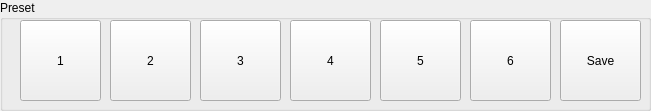
   <widget class="QGroupBox" name="groupBox_5">
    <property name="geometry">
     <rect>
      <x>10</x>
      <y>690</y>
      <width>651</width>
      <height>111</height>
     </rect>
    </property>
    <property name="title">
     <string>Preset</string>
    </property>
    <widget class="QPushButton" name="Button_preset_1">
     <property name="geometry">
      <rect>
       <x>20</x>
       <y>20</y>
       <width>81</width>
       <height>81</height>
      </rect>
     </property>
     <property name="text">
      <string>1</string>
     </property>
    </widget>
    <widget class="QPushButton" name="Button_preset_2">
     <property name="geometry">
      <rect>
       <x>110</x>
       <y>20</y>
       <width>81</width>
       <height>81</height>
      </rect>
     </property>
     <property name="text">
      <string>2</string>
     </property>
    </widget>
    <widget class="QPushButton" name="Button_preset_3">
     <property name="geometry">
      <rect>
       <x>200</x>
       <y>20</y>
       <width>81</width>
       <height>81</height>
      </rect>
     </property>
     <property name="text">
      <string>3</string>
     </property>
    </widget>
    <widget class="QPushButton" name="Button_preset_4">
     <property name="geometry">
      <rect>
       <x>290</x>
       <y>20</y>
       <width>81</width>
       <height>81</height>
      </rect>
     </property>
     <property name="text">
      <string>4</string>
     </property>
    </widget>
    <widget class="QPushButton" name="Button_preset_5">
     <property name="geometry">
      <rect>
       <x>380</x>
       <y>20</y>
       <width>81</width>
       <height>81</height>
      </rect>
     </property>
     <property name="text">
      <string>5</string>
     </property>
    </widget>
    <widget class="QPushButton" name="Button_preset_Save">
     <property name="geometry">
      <rect>
       <x>560</x>
       <y>20</y>
       <width>81</width>
       <height>81</height>
      </rect>
     </property>
     <property name="text">
      <string>Save</string>
     </property>
    </widget>
    <widget class="QPushButton" name="Button_preset_6">
     <property name="geometry">
      <rect>
       <x>470</x>
       <y>20</y>
       <width>81</width>
       <height>81</height>
      </rect>
     </property>
     <property name="text">
      <string>6</string>
     </property>
    </widget>
   </widget>
